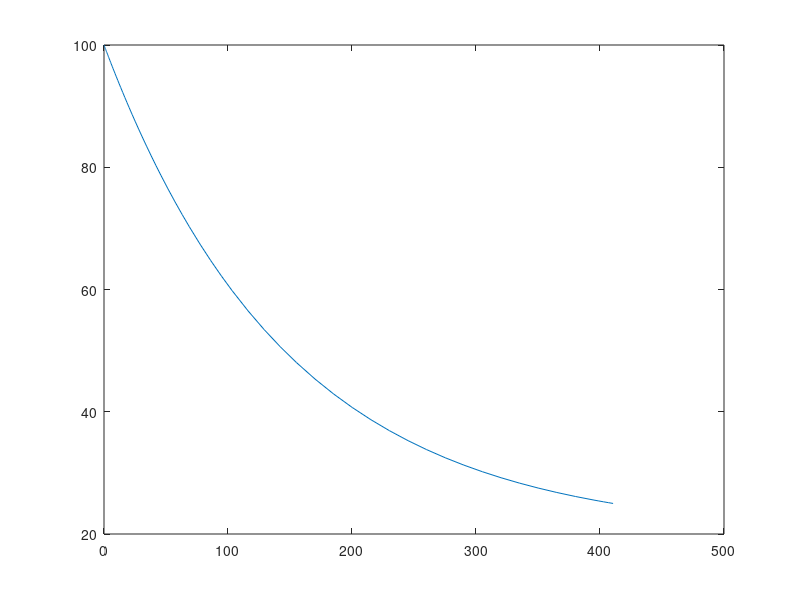

Here is the MATLAB script that generated this plot: (Note: this script raises an error after producing the figure.)
%% Q1
clc; clear variables; close all;
mc=5;
T0=100;
Tw=20;
k=13;
cc=385;
odefun = @(t,Tc) k/mc/cc*(Tw-Tc); %10pt
event = @(t,Tc) ndgrid(Tc-25,1,0); %5pt
opt=odeset('event',event); %5pt
[t,Tc,tE]=ode45(odefun,[0 10*60],T0,opt); %10pt
plot(t,Tc)
fprintf('The temperature of the copper ball is 25 deg after %.1f minutes\n',tE/60) %5pt
%% Q2
syms T(t)
sol=dsolve(diff(T)==k/mc/cc*(Tw-T),T(0)==100); %10
ezplot(sol,[0 600]) %5
tSol = eval(solve(sol==25)); %5
hold on
plot(tSol,25,'o') %5
hold off
ylabel('T_c') %5
title([])
fprintf('The temperature of the copper ball is 25 deg after %.1f minutes\n',tSol/60)
%% Q3
mw=10;
cw=4179;
odefun = @(t,T) [k/mc/cc*(T(2)-T(1)); k/mw/cw*(T(1)-T(2))]; %10
[t,T]=ode45(odefun,[0 15*60],[100 20]); %10
dT = T(:,1)-T(:,2);
tSol = interp1(dT,t,1); %10
plot(t,dT,tSol,1,'o')

